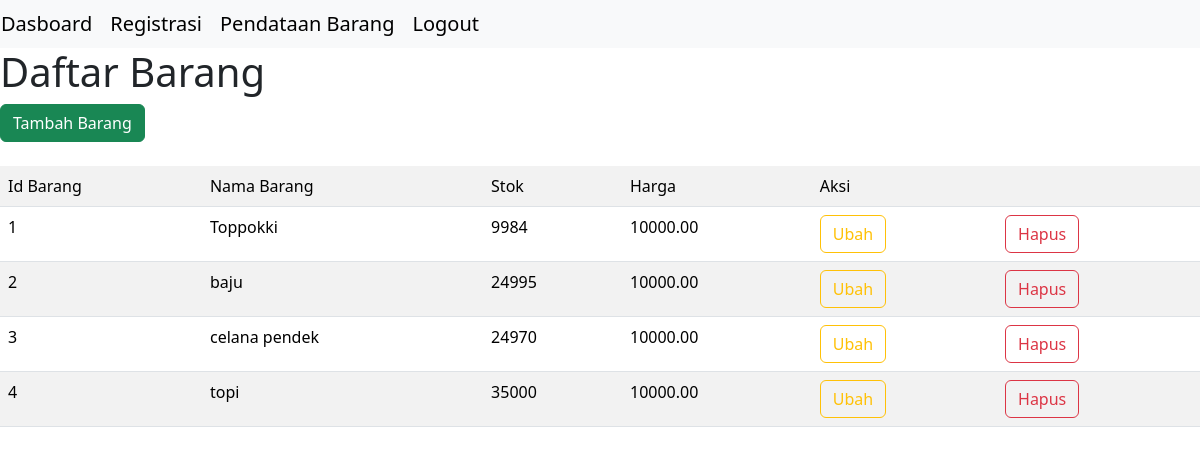
/admin/v_daftar_barang.php (signed in), run on the app's committed database.
### tables this page shows
CREATE TABLE `tb_barang` (
  `id_barang` int(11) NOT NULL,
  `nama_barang` varchar(255) NOT NULL,
  `stok_barang` int(11) NOT NULL,
  `harga_barang` decimal(10,2) NOT NULL
);

### admin/v_daftar_barang.php (the view, shortened to what this page needs)
<!DOCTYPE html>
<html lang="en">
<head>
  <link rel="stylesheet" href="../css/bootstrap.min.css">
</head>
<body >
  <?php include "navbar.php"; ?>
  <h1>Daftar Barang</h1>
  <a href="v_tambah_barang.php"  class="btn btn-success">Tambah Barang</a>
  <br>
  <br>
  <table class="table table-striped">
    <tr>
      <td>Id Barang</td>
      <td>Nama Barang</td>
      <td>Stok</td>
      <td>Harga</td>
      <td colspan="2">Aksi</td>
    </tr>
    <?php
    include "../config.php";
    $sql = mysqli_query($koneksi, 'SELECT * FROM tb_barang ');
    foreach ($sql as $barang) {
    ?>
      <tr>
        <td><?= $barang['id_barang'] ?> </td>
        <td><?= $barang['nama_barang'] ?></td>
        <td><?= $barang['stok_barang'] ?></td>
        <td><?= $barang['harga_barang'] ?></td>
        <td><a href="v_ubah_barang.php?id_barang=<?= $barang['id_barang'] ?>" class="btn btn-outline-warning">Ubah</a></td>
        <td><a href="m_hapus_barang.php?id_barang=<?= $barang['id_barang'] ?>" class="btn btn-outline-danger">Hapus</a></td>
      </tr>
    <?php } ?>
  </table>
</body>
</html>

### data on the page
tb_barang: id_barang "1", nama_barang "Toppokki", stok_barang "9984", harga_barang "10000.00"
tb_barang: id_barang "2", nama_barang "baju", stok_barang "24995", harga_barang "10000.00"
tb_barang: id_barang "3", nama_barang "celana pendek", stok_barang "24970", harga_barang "10000.00"
tb_barang: id_barang "4", nama_barang "topi", stok_barang "35000", harga_barang "10000.00"
